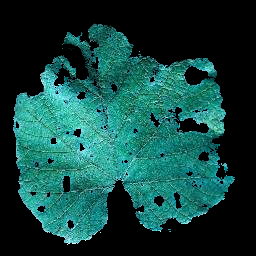
#> input picture anggur.png, 256 x 256 px
$ jupyter execute responmod7.ipynb
#> lines starting #> are read from the running program, lines starting #| are printed output that depends on the picture; after the words box and inside, x2 and y2 are one past the last pixel; in counts of white or black regions, pixels touching at a corner belong together
# RESPON MODUL 7

## Lakukan proses Dilasi, Erosi, Opening dan Closing pada Gambar 'anggur.png' dengan kernel berukuran 3 x 3 (semua nilai di dalamnya adalah 1)

[cell 1]
import numpy as np
import matplotlib.pyplot as plt
import cv2 as cv

[cell 2]
img = cv.imread('anggur.png')
#> img is the input picture: shape (256, 256, 3); mean B, G, R 62.7, 67.3, 18.4
imgGray = cv.cvtColor(img, cv.COLOR_BGR2GRAY)
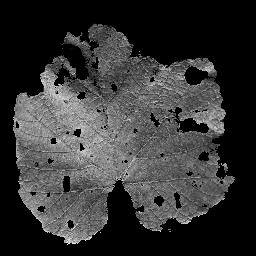
#> imgGray: shape (256, 256); min 0, max 242, mean 52.2
plt.imshow(imgGray, cmap='gray')

[cell 3]
se = np.full([3,3], 1, int)

[cell 4]
for i in range(imgGray.shape[0]):
        for j in range(imgGray.shape[1]):
            if (imgGray[i,j]>1):
                imgGray[i,j]=1
            else:
                imgGray[i,j]=0
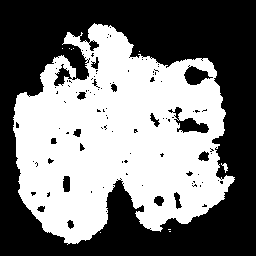
#> imgGray: shape (256, 256); values 0 (black) and 1 (white), 47.5% white; 10 white regions (8 under 20 px), largest, box (x1, y1, x2, y2) and area: (13, 23, 235, 245) 31086, (221, 163, 228, 173) 32
plt.imshow(imgGray,cmap='gray')

## DILASI

[cell 5]
def dilasi(imgGray, se):
    (height, width) = imgGray.shape[:2]
#> height = 256; width = 256
    seSize = se.shape[0]
    pad = seSize // 2
    output = np.zeros((height, width), dtype=np.uint8)

    for y in range(pad, height - pad):
        for x in range(pad, width - pad):
            if imgGray[y, x] != 0:
                for i in range(-pad, pad + 1):
                    for j in range(-pad, pad + 1):
                        if se[i + pad, j + pad] != 0:
                            output[y + i, x + j] = 255
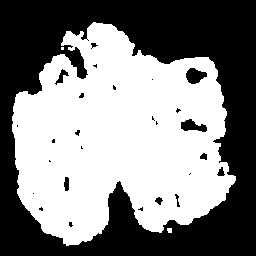
#> output: shape (256, 256); 51.6% white; 27 black regions (17 under 20 px), largest, box (x1, y1, x2, y2) and area: (0, 0, 256, 256) 30856, (186, 68, 207, 84) 226, (181, 119, 207, 132) 203

    return output

[cell 6]
dilated = dilasi(imgGray, se)
plt.imshow(dilated, cmap='gray'), plt.title('Hasil Dilasi')

## EROSI

[cell 7]
def erosion(imgGray, se):
    height, width = imgGray.shape
#> height = 256; width = 256
    seSize = se.shape[0]
    pad = seSize // 2
    output = np.zeros((height, width), dtype=np.uint8)

    for i in range(pad, height - pad):
        for j in range(pad, width - pad):
            if np.all(imgGray[i-pad:i+pad+1, j-pad:j+pad+1] == se):
                output[i,j] = 1
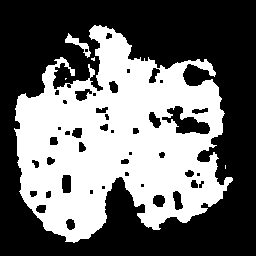
#> output: shape (256, 256); values 0 (black) and 1 (white), 42.2% white; 5 white regions (3 under 20 px), largest, box (x1, y1, x2, y2) and area: (14, 25, 233, 243) 27477, (65, 33, 91, 58) 180
    return output

[cell 8]
erosi = erosion(imgGray, se)
plt.imshow(erosi, cmap='gray'), plt.title('Hasil Erosi')

## OPENING

[cell 9]
opening = dilasi(erosi, se)
#> after the loop in dilasi (call 2), `for y in range(pad, height - pad):`:
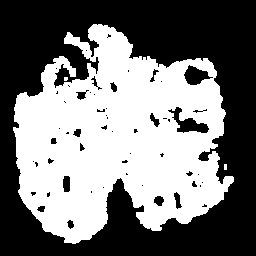
#> output: shape (256, 256); 46.9% white; 3 white regions (2 under 20 px), largest, box (x1, y1, x2, y2) and area: (13, 24, 234, 244) 30710
plt.imshow(opening, cmap='gray'), plt.title('Hasil Opening')

## CLOSING

[cell 10]
closing = erosion(dilasi(imgGray,se), se)
#> after the loop in erosion (call 2), `for i in range(pad, height - pad):`: output: shape (256, 256); every value is 0
